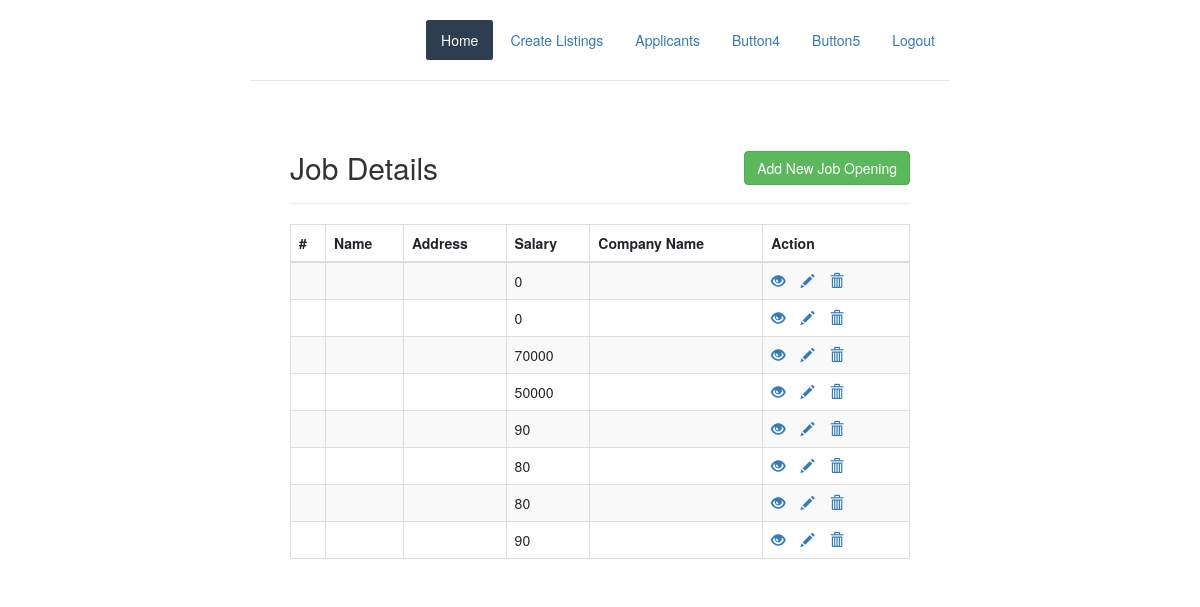
Before: /jobapp/recruiter/ind.php with the older database file.
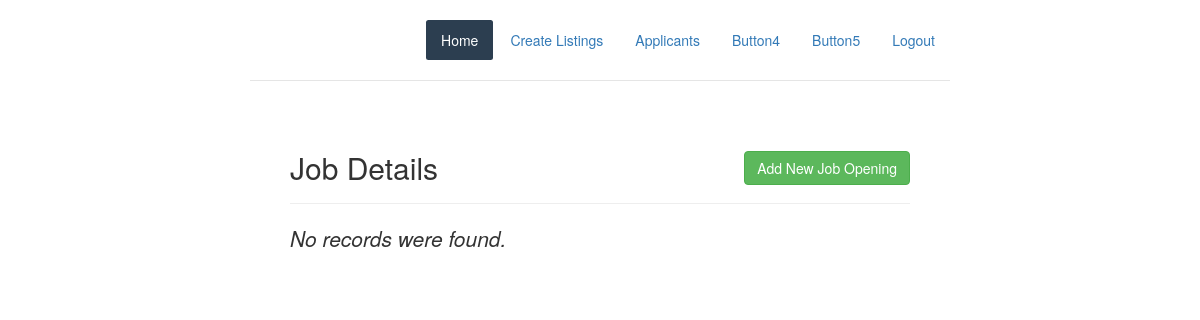
After: the same page with the newer database file.
### tables this page shows
CREATE TABLE `Job_Opening` (
  `id` int(11) NOT NULL,
  `name` varchar(100) NOT NULL,
  `address` varchar(100) NOT NULL,
  `company` varchar(100) NOT NULL,
  `salary` int(100) NOT NULL
);

### jobapp/recruiter/ind.php (the view, shortened to what this page needs)
<?php include 'inc/rheader.php' ?>
<!DOCTYPE html>
<html lang="en">
<head>
    <link rel="stylesheet" href="https://maxcdn.bootstrapcdn.com/bootstrap/3.3.7/css/bootstrap.css">
</head>
<body>
    <div class="wrapper">
        <div class="container-fluid">
            <div class="row">
                <div class="col-md-12">
                    <div class="page-header clearfix">
                        <h2 class="pull-left">Job Details</h2>
                        <a href="create.php" class="btn btn-success pull-right">Add New Job Opening</a>
                    </div>
                    <?php
                    require_once "config.php";
                    $sql = "SELECT * FROM Job_Opening";
                    if($result = mysqli_query($link, $sql)){
                        if(mysqli_num_rows($result) > 0){
                            echo "<table class='table table-bordered table-striped'>";
                                echo "<thead>";
                                    echo "<tr>";
                                        echo "<th>#</th>";
                                        echo "<th>Name</th>";
                                        echo "<th>Address</th>";
                                        echo "<th>Salary</th>";
                                        echo "<th>Company Name</th>";
                                        echo "<th>Action</th>";
                                    echo "</tr>";
                                echo "</thead>";
                                echo "<tbody>";
                                while($row = mysqli_fetch_array($result)){
                                    echo "<tr>";
                                        echo "<td>" . $row['id'] . "</td>";
                                        echo "<td>" . $row['name'] . "</td>";
                                        echo "<td>" . $row['address'] . "</td>";
                                        echo "<td>" . $row['salary'] . "</td>";
                                        echo "<td>" . $row['company'] . "</td>";
                                        echo "<td>";
                                            echo "<a href='read.php?id=". $row['id'] ."' title='View Record' data-toggle='tooltip'><span class='glyphicon glyphicon-eye-open'></span></a>";
                                            echo "<a href='update.php?id=". $row['id'] ."' title='Update Record' data-toggle='tooltip'><span class='glyphicon glyphicon-pencil'></span></a>";
                                            echo "<a href='delete.php?id=". $row['id'] ."' title='Delete Record' data-toggle='tooltip'><span class='glyphicon glyphicon-trash'></span></a>";
                                        echo "</td>";
                                    echo "</tr>";
                                }
                                echo "</tbody>";
                            echo "</table>";
                        } else{
                            echo "<p class='lead'><em>No records were found.</em></p>";
                        }
                    } else{
                        echo "ERROR: Could not able to execute $sql. " . mysqli_error($link);
                    }
                    ?>
                </div>
            </div>
        </div>
    </div>
</body>
</html>

### jobapp/recruiter/inc/rheader.php (shortened to what this page needs)
<!DOCTYPE html>
<html>
<head>
    <link rel="stylesheet" href="https://bootswatch.com/4/flatly/bootstrap.min.css">
    <link rel="stylesheet" href="css/styles.css">
</head>
<body>
    <div class="container">
      <div class="header clearfix">
        <nav>
          <ul class="nav nav-pills float-right">
            <li class="nav-item"><a class="nav-link active" href="./recruiter_home.php">Home </a></li>
            <li class="nav-item"><a class="nav-link" href="ind.php">Create Listings</a></li>
            <li class="nav-item"><a class="nav-link" href="./recruiter_applicants.php">Applicants</a></li>
            <li class="nav-item"><a class="nav-link" href="./recruiter_page4.php">Button4</a></li>
            <li class="nav-item"><a class="nav-link" href="./recruiter_page5.php">Button5</a></li>
            <li class="nav-item"><a class="nav-link" href="../logout.php">Logout</a></li>
          </ul>
        </nav>
      </div>

### jobapp - Apr. 6/css/styles.css (style rules this page uses)
body { padding-top: 20px; padding-bottom: 20px; }
.header, .marketing, .footer { padding-right: 15px; padding-left: 15px; }
.header { padding-bottom: 20px; border-bottom: 1px solid #e5e5e5; }
@media (min-width: 768px) { .container { max-width: 730px; } }
@media screen and (min-width: 768px) { .header, .marketing, .footer { padding-right: 0; padding-left: 0; } }
@media screen and (min-width: 768px) { .header { margin-bottom: 30px; } }

### jobapp/recruiter/ind.php (style rules this page uses)
.wrapper { width: 650px; margin: 0 auto; }
.page-header h2 { margin-top: 0; }
table tr td:last-child a { margin-right: 15px; }

Changed rows visible on the page:
removed job_opening: salary "0"
removed job_opening: salary "0"
removed job_opening: salary "70000"
removed job_opening: salary "50000"
removed job_opening: salary "90"
removed job_opening: salary "80"
removed job_opening: salary "80"
removed job_opening: salary "90"
Other visible differences:
text no longer shown: "# Name Address Salary Company Name Action"
text now shown: "No records were found."
